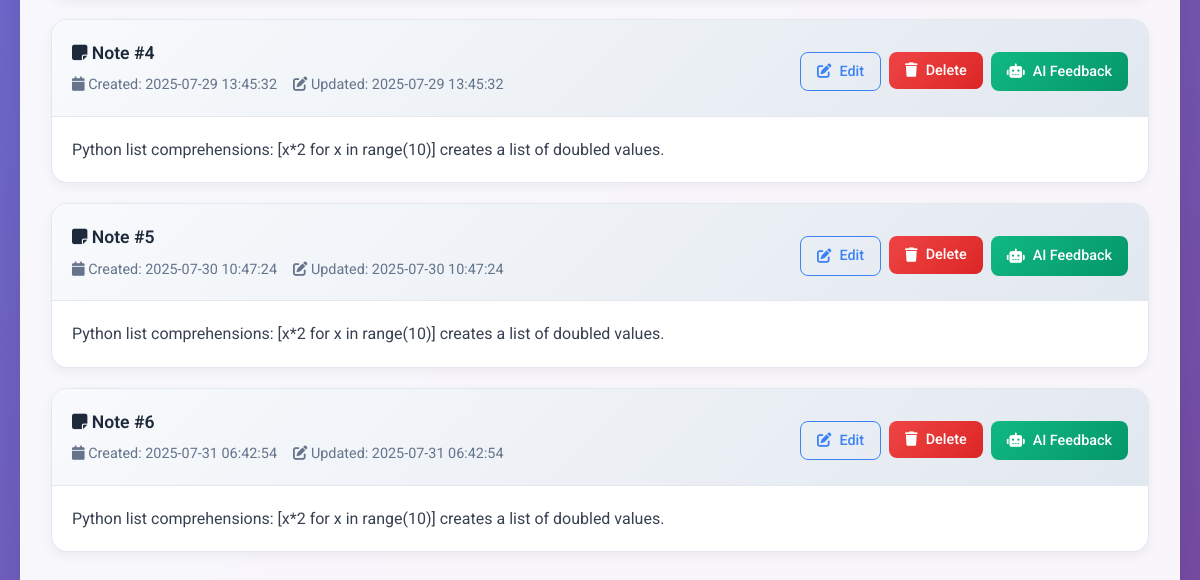
Page /course/1/notes (signed in, lower part) on the earlier database version.
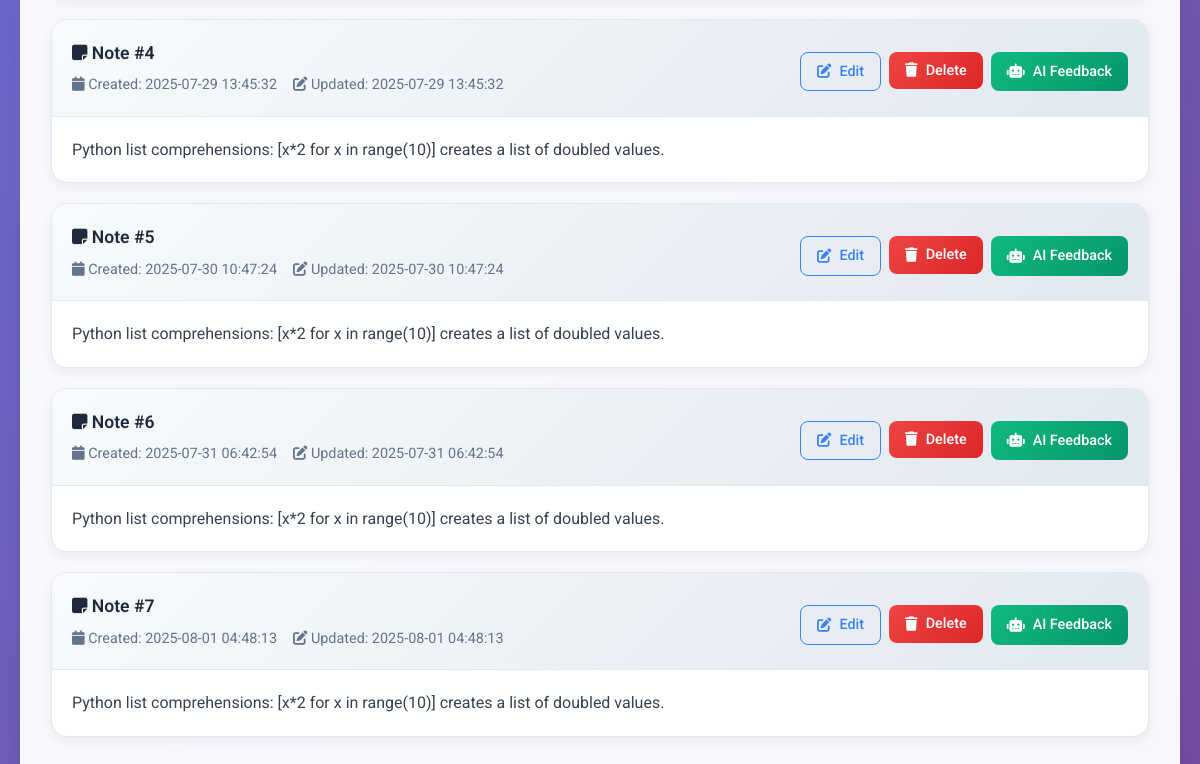
Same page on the later database version.
### tables this page shows
CREATE TABLE notes
             (id INTEGER PRIMARY KEY, user_id INTEGER, course_id INTEGER, content TEXT, created_at TIMESTAMP DEFAULT CURRENT_TIMESTAMP, updated_at TIMESTAMP DEFAULT CURRENT_TIMESTAMP, ext_url TEXT, ext_type TEXT);

### app.py (the view, shortened to what this page needs)
@app.route('/course/<int:course_id>/notes', methods=['GET', 'POST'])
@login_required
def notes(course_id):
    conn = sqlite3.connect('database.db')
    c = conn.cursor()
    c.execute('SELECT title, creator_id FROM courses WHERE id = ?', (course_id,))
    course_data = c.fetchone()
    if not course_data:
        conn.close()
        flash('Course not found.')
        return redirect(url_for('home'))
    course_title = course_data[0]
    creator_id = course_data[1]
    c.execute('SELECT enrollment_number FROM enrollments WHERE user_id = ? AND course_id = ?',
              (current_user.id, course_id))
    enrollment = c.fetchone()
    if not enrollment and current_user.role != 'creator':
        conn.close()
        flash('You must be enrolled or be the creator to view notes.')
        return redirect(url_for('home'))
    c.execute('SELECT id, content, created_at, updated_at FROM notes WHERE user_id = ? AND course_id = ?',
              (current_user.id, course_id))
    notes = c.fetchall()
    is_enrolled = bool(enrollment)
    c.execute('SELECT COUNT(*) FROM notifications WHERE user_id = ? AND is_read = 0', (current_user.id,))
    unread_notifications_count = c.fetchone()[0]
    conn.close()
    return render_template('notes.html', course_id=course_id, course_title=course_title, notes=notes, is_enrolled=is_enrolled, unread_notifications_count=unread_notifications_count)

### app.py (called while the page is built, shortened)
@login_manager.user_loader
def load_user(user_id):
    conn = sqlite3.connect('database.db')
    c = conn.cursor()
    c.execute('SELECT id, username, role FROM users WHERE id = ?', (user_id,))
    user_data = c.fetchone()
    conn.close()
    if user_data:
        return User(user_data[0], user_data[1], user_data[2])
    return None

@app.context_processor
def inject_user_logo():
    return {'user_logo': None}

### templates/notes.html (shortened to what this page needs)
<!DOCTYPE html>
<html lang="en">
<head>
    <link href="https://cdn.jsdelivr.net/npm/bootstrap@5.3.2/dist/css/bootstrap.min.css" rel="stylesheet">
    <link rel="stylesheet" href="https://cdnjs.cloudflare.com/ajax/libs/font-awesome/6.4.2/css/all.min.css" />
</head>
<body>
    <div class="notes-container">
        <div class="notes-card">
            <div class="notes-content">
                <div id="notes-container">
                    {% if notes %}
                        {% for note in notes %}
                        <div class="note-card">
                            <div class="note-header">
                                <div class="d-flex justify-content-between align-items-start">
                                    <div style="flex: 1;">
                                        <div class="note-title">
                                            <i class="fas fa-sticky-note"></i> Note #{{ loop.index }}
                                        </div>
                                        <div class="note-meta">
                                            <span><i class="fas fa-calendar"></i> Created: {{ note[2] }}</span>
                                            <span><i class="fas fa-edit"></i> Updated: {{ note[3] }}</span>
                                        </div>
                                    </div>
                                    <div class="note-actions">
                                        <button class="btn btn-outline-primary btn-sm" onclick="editNote({{ note[0] }}, '{{ note[1] | replace('\n', '\\n') | e }}')">
                                            <i class="fas fa-edit"></i> Edit
                                        </button>
                                        <form action="{{ url_for('delete_note', course_id=course_id, note_id=note[0]) }}" method="POST" style="display:inline;" onsubmit="return confirm('Are you sure you want to delete this note?')">
                                            <button type="submit" class="btn btn-danger btn-sm">
                                                <i class="fas fa-trash"></i> Delete
                                            </button>
                                        </form>
                                        <button class="btn btn-success btn-sm" onclick="getAIFeedback({{ note[0] }})">
                                            <i class="fas fa-robot"></i> AI Feedback
                                        </button>
                                    </div>
                                </div>
                            </div>
                            <div class="note-content">{{ note[1] }}</div>
                        </div>
                        {% endfor %}
                    {% else %}
                        <div class="empty-state">
                            <i class="fas fa-sticky-note"></i>
                            <h3>No notes yet</h3>
                            <p>Start capturing your learning journey!</p>
                        </div>
                    {% endif %}
                </div>
            </div>
        </div>
    </div>
</body>
</html>

Differences in the rows shown:
added notes: created_at "2025-08-01 04:48:13", updated_at "2025-08-01 04:48:13", content "Python list comprehensions: [x*2 for x in range(10)] creates a list of doubled values."
